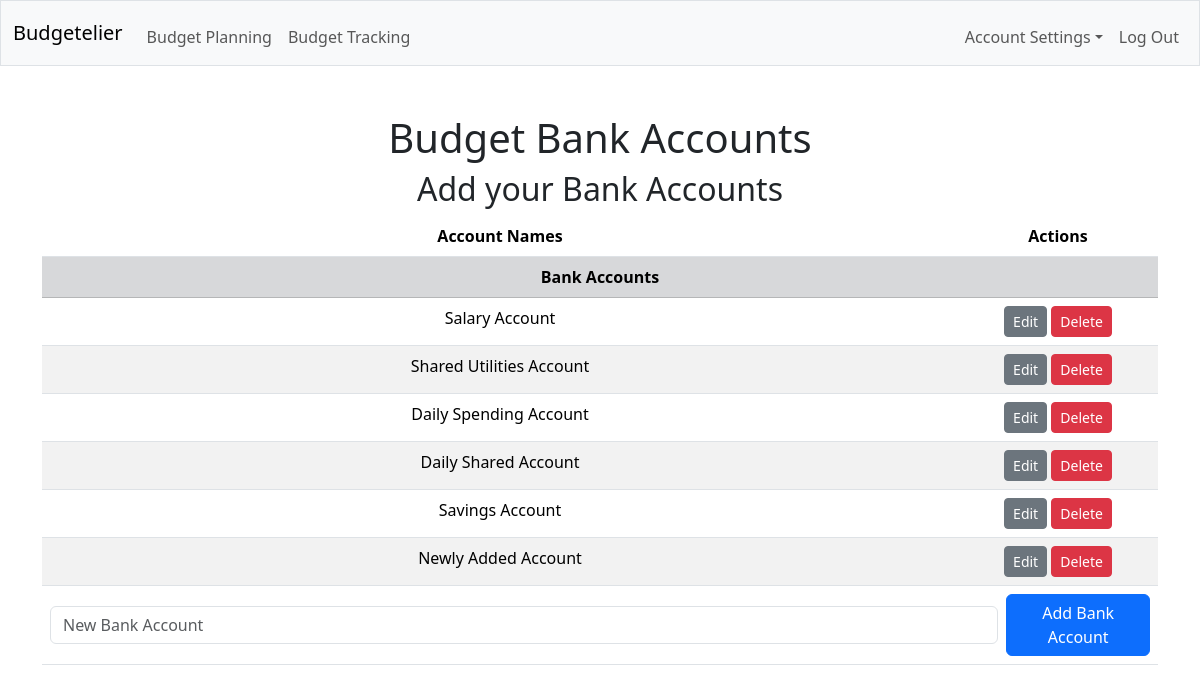
/budget_bankaccounts (signed in), run on the app's committed database.
### tables this page shows
CREATE TABLE "bank_accounts" (
id INTEGER PRIMARY KEY AUTOINCREMENT,
user_id INTEGER NOT NULL,
account_name TEXT NOT NULL,
account_type TEXT,
FOREIGN KEY (user_id) REFERENCES users(id) ON DELETE CASCADE
);

### routes/budget_bankaccounts.py (the view, shortened to what this page needs)
@budget_bankaccounts_bp.route("/budget_bankaccounts", methods=["GET", "POST"])
@login_required
def budget_bankaccounts():
    db = get_db()
    if request.method == "GET":
        all_bank_accounts = db.execute(
            """
            SELECT id, account_name, account_type
            FROM "bank_accounts"
            WHERE user_id = ?
            """,
            (session['user_id'],)
        ).fetchall()
        return render_template("budget_bankaccounts.html",
                               bank_accounts=all_bank_accounts)

### app.py (called while the page is built)
@app.after_request
def after_request(response):
    response.headers["Cache-Control"] = "no-cache, no-store, must-revalidate"
    response.headers["Expires"] = 0
    response.headers["Pragma"] = "no-cache"
    return response

### helpers.py (called while the page is built)
def login_required(f):
        @wraps(f)
        def decorated_function(*args, **kwargs):
            if session.get("user_id") is None:
                  return redirect("/login")
            return f(*args, **kwargs)
        return decorated_function

def get_db():
      db = sqlite3.connect('finances.db')
      db.row_factory = sqlite3.Row
      db.execute("PRAGMA foreign_keys = ON")
      return db

### templates/budget_bankaccounts.html (shortened to what this page needs)
{% extends "layout.html" %}
{% block main %}
    <h1>Budget Bank Accounts</h1>
    <h2>Add your Bank Accounts</h2>
        <table class="table table-striped">
            <thead>
                <tr>
                    <th>Account Names</th>
                    <th style="width: 200px;">Actions</th>
                </tr>
            </thead>
            <tbody>
                <tr>
                    <td colspan="2" class="table-secondary text-center fw-bold">Bank Accounts</td>
                </tr>
                {% for bank_account in bank_accounts %}
                <tr>
                    <td class="display-cell">{{ bank_account.account_name }}</td>
                    <td>
                        <span class="display-actions">
                            <button type="button"
                                    class="btn btn-secondary btn-sm"
                                    onclick="enableEdit(this.closest('tr'))">
                                Edit
                            </button>
                            <form action="/budget_bankaccounts" method="POST"
                                  style="display:inline;"
                                  onsubmit="return confirm('Delete this bank account?');">
                                  <button type="submit" class="btn btn-danger btn-sm">Delete</button>
                            </form>
                        </span>
                    </td>
                </tr>
                {% endfor %}
                <tr>
                    <td colspan="3">
                        <form action="/budget_bankaccounts" method="POST">
                            <div class="d-flex gap-2 align-items-center">
                                <input type="text" name="new_bank_card" class="form-control"
                                       placeholder="New Bank Account">
                                <button type="submit" class="btn btn-primary">Add Bank Account</button>
                            </div>
                        </form>
                    </td>
                </tr>
            </tbody>
        </table>
{% endblock %}

### data on the page
bank_accounts: account_name "Salary Account"
bank_accounts: account_name "Shared Utilities Account"
bank_accounts: account_name "Daily Spending Account"
bank_accounts: account_name "Daily Shared Account"
bank_accounts: account_name "Savings Account"
bank_accounts: account_name "Newly Added Account"
